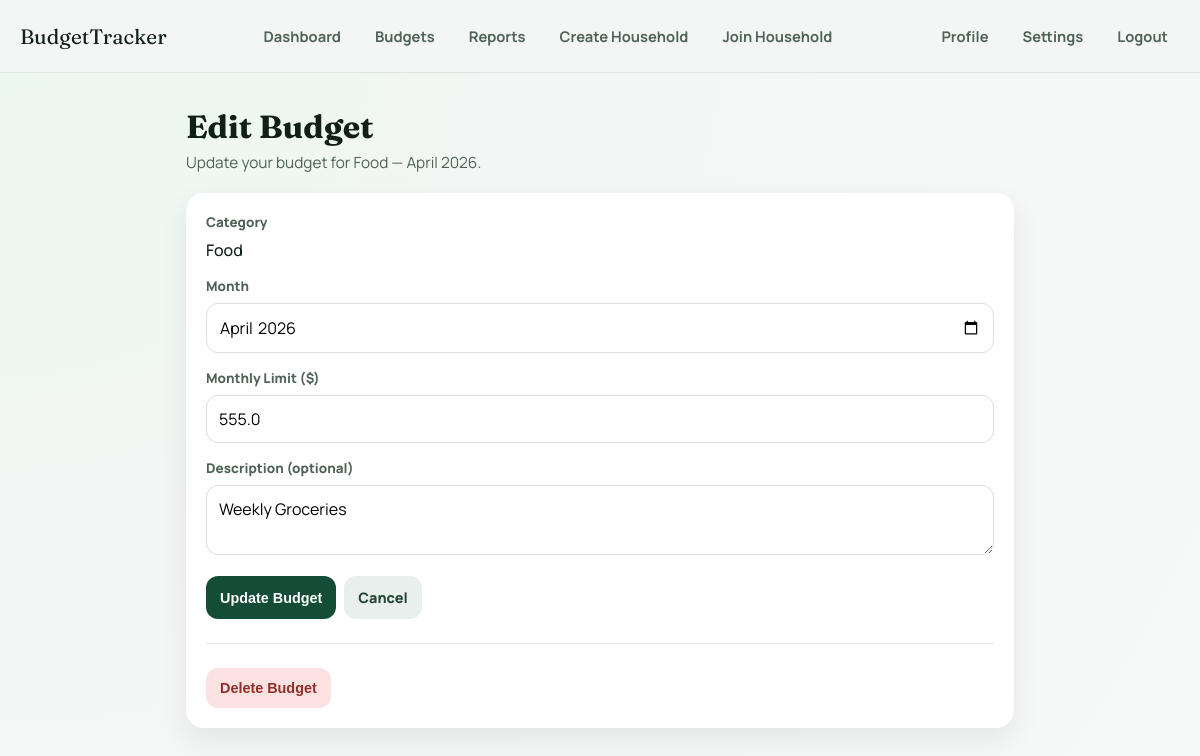
The page /budget/edit/1 (signed in) on the database its author committed.
### app/models.py (models this page shows, shortened)
class Category(db.Model):
    __tablename__ = "category"
    category_id = db.Column(db.Integer, primary_key=True)
    name = db.Column(db.String(80), nullable=False)
    user_id = db.Column(db.Integer, db.ForeignKey("user.id"), nullable=True)
    household_id = db.Column(db.Integer, db.ForeignKey("household.household_id"), nullable=True)
    parent_id = db.Column(db.Integer, db.ForeignKey('category.category_id'), nullable=True)
    is_system = db.Column(db.Boolean, default=False)
    subcategories = db.relationship("Category", backref=db.backref("parent", remote_side=[category_id]), lazy=True)
    transactions = db.relationship("Transaction", backref="category", lazy=True)

class Budget(db.Model):
    __tablename__ = "budget"
    budget_id = db.Column(db.Integer, primary_key=True)
    description = db.Column(db.String(255), nullable=True)
    month = db.Column(db.Date, nullable=False)
    limit_amount = db.Column(db.Float, nullable=False)
    category_id = db.Column(db.Integer, db.ForeignKey("category.category_id"), nullable=False)
    user_id = db.Column(db.Integer, db.ForeignKey("user.id"), nullable=True)
    household_id = db.Column(db.Integer, db.ForeignKey("household.household_id"), nullable=True)
    category = db.relationship("Category", backref="budgets", lazy=True)

### app/main/budget.py (the view, shortened to what this page needs)
@bp.route("/budget/edit/<int:budget_id>", methods=["GET", "POST"])
@login_required
def edit_budget(budget_id):
    budget = Budget.query.get_or_404(budget_id)
    if budget.user_id:
        if budget.user_id != current_user.id:
            abort(403)
    elif budget.household_id:
        if not current_user.is_member_of(budget.household):
            abort(403)
    else:
        abort(403)
    categories = Category.query.filter(
        Category.parent_id.is_(None),
        or_(Category.is_system == True, Category.user_id == current_user.id),
    ).order_by(Category.name).all()
    membership = HouseholdMembership.query.filter_by(user_id=current_user.id).first()
    return render_template(
        "edit_budget.html",
        budget=budget,
        categories=categories,
        has_household=(membership is not None),
    )

### app/templates/edit_budget.html (shortened to what this page needs)
{% extends "base.html" %}
{% block content %}
<h1 class="page-title">Edit Budget</h1>
<p class="page-subtitle">Update your budget for {{ budget.category.name }} — {{ budget.month.strftime('%B %Y') }}.</p>
<div class="card">
  <form method="POST" action="{{ url_for('main.edit_budget', budget_id=budget.budget_id) }}">
    <div class="form-group">
      <label>Category</label>
      <p style="margin: 0; font-weight: 500;">{{ budget.category.name }}</p>
    </div>
    <div class="form-group">
      <label for="month">Month</label>
      <input type="month" id="month" name="month" required
             value="{{ budget.month.strftime('%Y-%m') }}">
    </div>
    <div class="form-group">
      <label for="amount_limit">Monthly Limit ($)</label>
      <input type="number" id="amount_limit" name="amount_limit" step="0.01" min="0.01" required
             value="{{ budget.limit_amount }}">
    </div>
    <div class="form-group">
      <label for="description">Description (optional)</label>
      <textarea id="description" name="description" rows="2"
                placeholder="e.g., Monthly grocery allowance">{{ budget.description or '' }}</textarea>
    </div>
    <div class="form-actions">
      <button type="submit" class="btn-primary">Update Budget</button>
      {% if budget.household_id %}
      <a href="{{ url_for('main.household_dashboard', household_id=budget.household_id) }}" class="btn-secondary">Cancel</a>
      {% else %}
      <a href="{{ url_for('main.personal_dashboard') }}" class="btn-secondary">Cancel</a>
      {% endif %}
    </div>
  </form>
  <hr style="margin: 1.5rem 0; border: none; border-top: 1px solid #e5e7eb;">
  <form method="POST" action="{{ url_for('main.delete_budget', budget_id=budget.budget_id) }}" onsubmit="return confirm('Are you sure you want to delete this budget? This action cannot be undone.')">
    <button type="submit" class="btn-danger">Delete Budget</button>
  </form>
</div>
{% endblock %}

### app/static/css/styles.css (style rules this page uses)
:root { --bg: #f4f6f5; --surface: #ffffff; --surface-muted: #f8faf9; --text: #102019; --text-soft: #4f6258; --line: #d8e0db; --shadow: 0 12px 28px rgba(16, 32, 25, 0.08); --radius: 18px; --good: #0f9f67; --warn: #d88b1c; --bad: #d9463f; }
* { margin: 0; padding: 0; box-sizing: border-box; }
body { font-family: "Manrope", "Segoe UI", sans-serif; background: radial-gradient(circle at top left, #eaf8ef 0%, #f4f6f5 40%, #f7f9f8 100%); color: var(--text); }
.app-body { min-height: 100vh; }
.dashboard-card, .card { background: var(--surface); border-radius: var(--radius); padding: 20px; box-shadow: var(--shadow); }
.page-title { font-family: "Fraunces", serif; font-size: 2rem; }
.page-subtitle { margin-top: 6px; margin-bottom: 20px; color: var(--text-soft); font-size: 0.96rem; }
.field-label, label { display: block; margin-bottom: 8px; color: var(--text-soft); font-size: 0.84rem; font-weight: 800; }
input, select, textarea { width: 100%; border: 1px solid var(--line); border-radius: 12px; padding: 12px; font: inherit; }
.btn-primary, .btn-login, .btn-secondary, .btn-danger { border: none; border-radius: 12px; padding: 12px 14px; font-size: 0.9rem; font-weight: 800; text-decoration: none; cursor: pointer; }
.btn-primary, .btn-login { background: #134d38; color: #fff; }
.btn-secondary { background: #e9efec; color: #244436; }
.btn-danger { background: #fbe2e0; color: #8f2f2b; }
.form-group { margin-bottom: 16px; }
.form-actions { display: flex; gap: 8px; }

### rows shown on the page
Category: category.name "Food"
Budget: month "April 2026", month "2026-04", amount_limit "555.0", description "Weekly Groceries"
